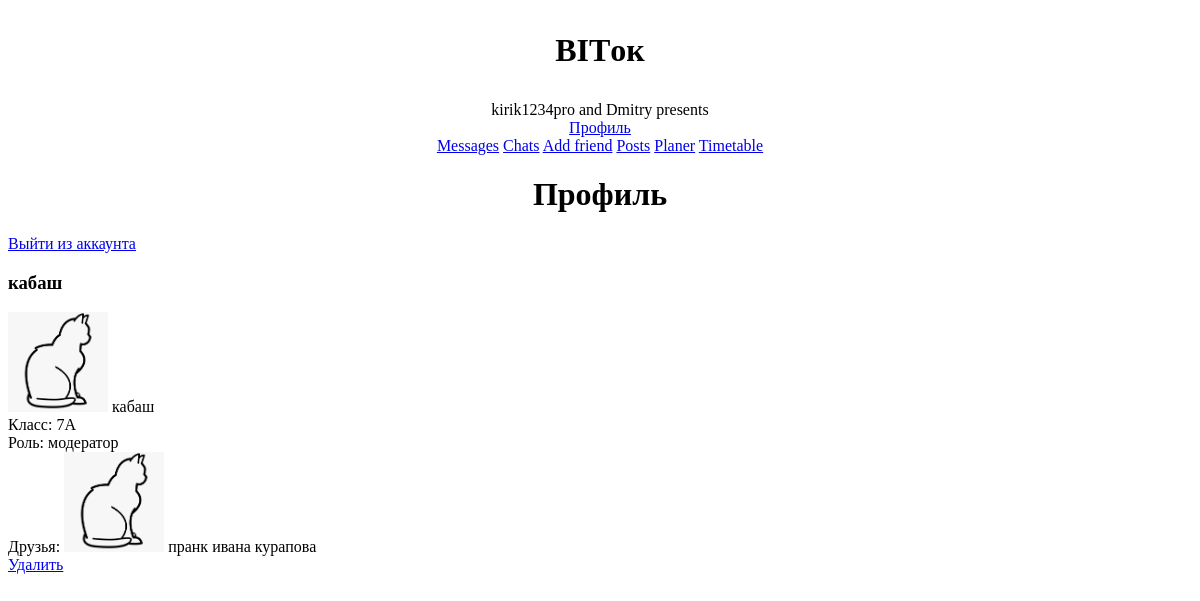
The app's page /profile (signed in), older data.
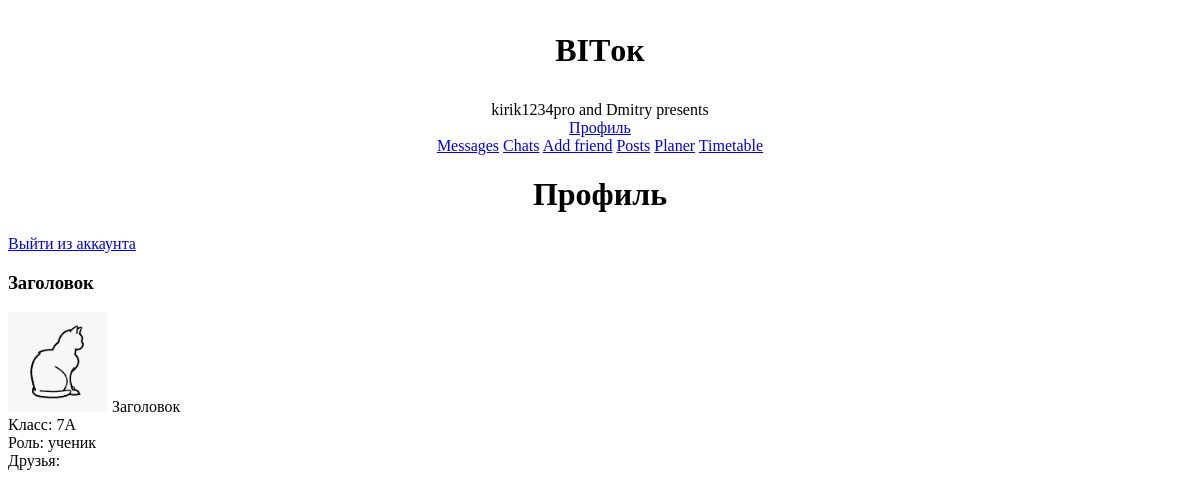
The same page, newer data.
### data/user.py (models this page shows, shortened)
class User(SqlAlchemyBase, UserMixin):
    __tablename__ = 'user'
    id = sqlalchemy.Column(sqlalchemy.Integer,
                           primary_key=True, autoincrement=True)
    name = sqlalchemy.Column(sqlalchemy.String, nullable=True)
    email = sqlalchemy.Column(sqlalchemy.String,
                              index=True, unique=True, nullable=True)
    hashed_password = sqlalchemy.Column(sqlalchemy.String, nullable=True)
    publications = sqlalchemy.Column(sqlalchemy.String, nullable=True)
    friends = sqlalchemy.Column(sqlalchemy.String, nullable=True)
    potential_friends = sqlalchemy.Column(sqlalchemy.String, nullable=True)
    photo = sqlalchemy.Column(sqlalchemy.String)
    messages = sqlalchemy.Column(sqlalchemy.String)
    messages_bad = sqlalchemy.Column(sqlalchemy.String)
    form = sqlalchemy.Column(sqlalchemy.String)
    role = sqlalchemy.Column(sqlalchemy.Integer)
    chats = sqlalchemy.Column(sqlalchemy.String)
    idstr = sqlalchemy.Column(sqlalchemy.String)
    current_form = sqlalchemy.Column(sqlalchemy.String)

### main.py (the view)
@app.route('/profile')
def profile():
    friends = db_sess.query(User).filter(User.id.in_(list(map(int, current_user.friends.split(',')))))
    return render_template('profile.html', title='Профиль', friends=friends, roles=['ученик', 'учитель', 'модератор'])

### data/db_session.py (called while the page is built)
def create_session() -> Session:
    global __factory
    return __factory()

### main.py (called while the page is built)
@login_manager.user_loader
def load_teacher(user_id):
    db_sess = db_session.create_session()
    return db_sess.query(User).get(user_id)

### templates/profile.html
{% extends "base.html" %}
{% block content %}
{% if current_user.is_authenticated %}
<center><h1>Профиль</h1></center>
<a class="navbar-brand" href="/logout">Выйти из аккаунта</a>
<h3>{{current_user.name}}</h3>
<img src="/static/profile_photos/{{current_user.photo}}" width="100" height="100"> {{current_user.name}} <br>
Класс: {{current_user.form}} <br>
Роль: {{roles[current_user.role]}} <br>
Друзья:
{% for item in friends %}
<img src="/static/profile_photos/{{item.photo}}" width="100" height="100"> {{item.name}} <br>
<a href="delete_friend/{{item.id}}" class="btn btn-success">Удалить</a>
<br><br>
{% endfor %}
{% endif %}
{% endblock %}

Row changes from the older to the newer data that the page shows:
removed User: photo (picture), name "пранк ивана курапова"
changed User: name "кабаш" → "Заголовок"; photo: a different picture; role "модератор" → "ученик"
